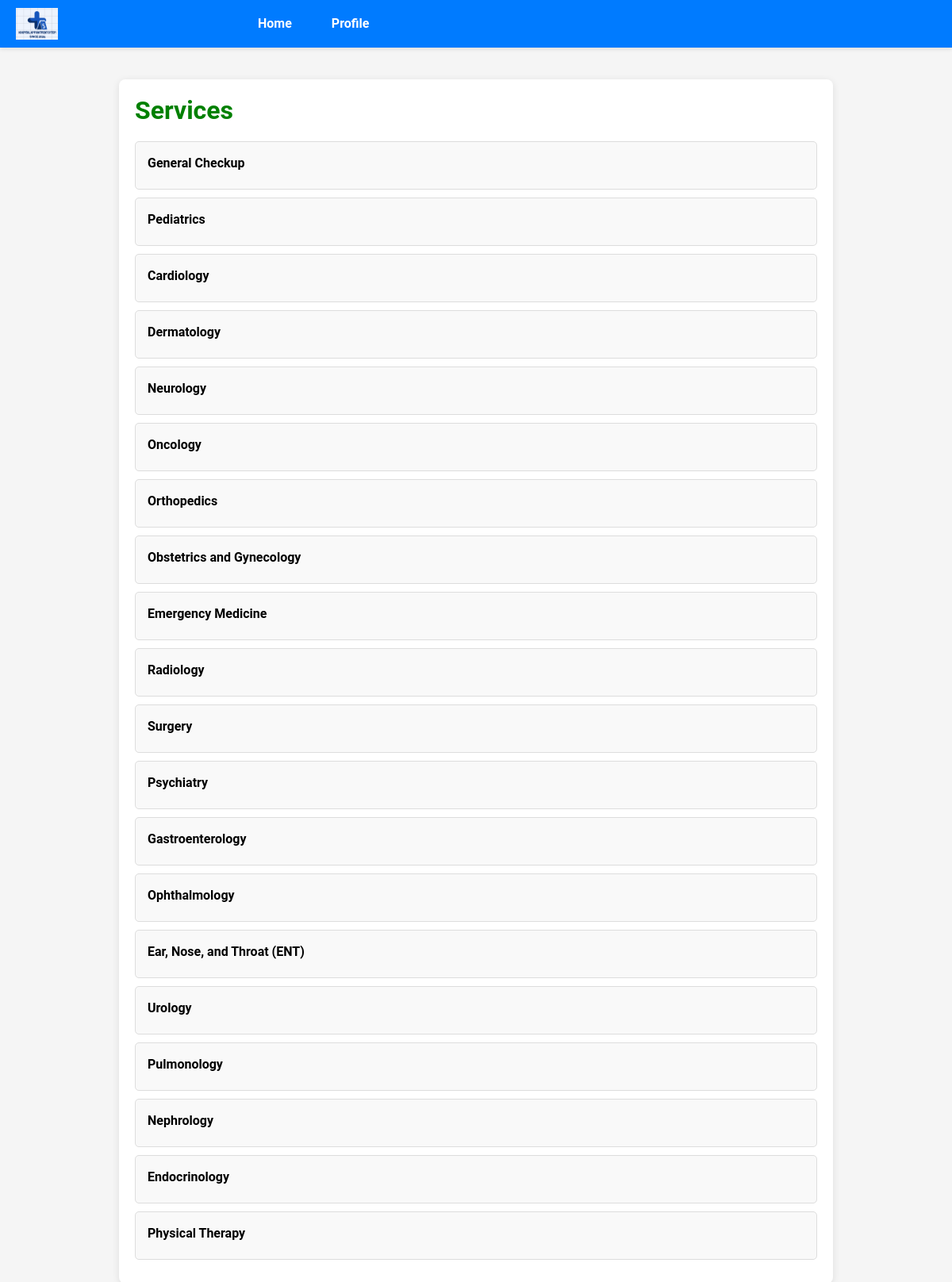
The app's page /client/service with its own data.
### models/models.py (models this page shows)
class Service(db.Model):
    __tablename__ = 'service'
    service_id = db.Column(db.String(10), primary_key=True)
    name = db.Column(db.String(100), nullable=False)
    head = db.Column(db.String(100), nullable=True)

### client/routes.py (the view)
@client_bp.route('/service')
def view_services():
    services = Service.query.all()
    return render_template('client/service.html', services=services)

### templates/client/service.html (shortened to what this page needs)
<!DOCTYPE html>
<html lang="en">
<head>
    <link rel="stylesheet" href="https://cdnjs.cloudflare.com/ajax/libs/font-awesome/6.5.2/css/all.min.css" />
    <link href="https://cdn.jsdelivr.net/npm/bootstrap@5.3.3/dist/css/bootstrap.min.css" rel="stylesheet">
    <link rel="stylesheet" href="{{ url_for('static', filename='css/service.css') }}">
</head>
<body class="my-6">
<header>
    <div class="logo">
        <img src="{{ url_for('static', filename='images/OUR_SYSTEM_LOGO_SHAS.png') }}" alt="logo">
    </div>
    <div class="navs w-75">
        <ul>
            <li><a href="/client/dashboard">Home</a></li>
            <li><a href="/client/profile">Profile</a></li>
        </ul>
    </div>
</header>
<div class="container my-6">
    <div class="content_part">
        <h2>Services</h2>
        <ul class="service-list">
            {% for service in services %}
            <li class="service-item">
                <div class="service-details">
                    <div class="service-name">{{ service.name }}</div>
                </div>
            </li>
            {% endfor %}
        </ul>
    </div>
</div>
</body>
</html>

### static/css/service.css (style rules this page uses)
body { font-family: 'Roboto', sans-serif; background-color: #f5f5f5; color: #333; margin: 0; padding: 0; }
header { display: flex; align-items: center; justify-content: space-between; padding: 10px 20px; background-color: #007bff; color: white; box-shadow: 0 2px 5px rgba(0, 0, 0, 0.1); }
header .logo img { height: 40px; }
header .navs ul { list-style: none; margin: 0; padding: 0; display: flex; }
header .navs ul li { margin-right: 20px; }
header .navs ul li a { text-decoration: none; color: white; font-weight: bold; padding: 8px 15px; border-radius: 5px; transition: background-color 0.3s; }
.container { max-width: 900px; margin: 40px auto; padding: 20px; background-color: white; box-shadow: 0 2px 10px rgba(0, 0, 0, 0.1); border-radius: 8px; }
h2 { color: green; margin-bottom: 20px; font-weight: bold; }
.service-list { list-style: none; margin: 0; padding: 0; }
.service-item { padding: 15px; margin-bottom: 10px; border: 1px solid #ddd; border-radius: 5px; background-color: #f9f9f9; transition: background-color 0.3s, border-color 0.3s; }
.service-details { flex: 1; }
.service-details .service-name { font-weight: bold; color: black; }

### records on screen
Service: name "General Checkup"
Service: name "Pediatrics"
Service: name "Cardiology"
Service: name "Dermatology"
Service: name "Neurology"
Service: name "Oncology"
Service: name "Orthopedics"
Service: name "Obstetrics and Gynecology"
Service: name "Emergency Medicine"
Service: name "Radiology"
Service: name "Surgery"
Service: name "Psychiatry"
Service: name "Gastroenterology"
Service: name "Ophthalmology"
Service: name "Ear, Nose, and Throat (ENT)"
Service: name "Urology"
Service: name "Pulmonology"
Service: name "Nephrology"
Service: name "Endocrinology"
Service: name "Physical Therapy"
